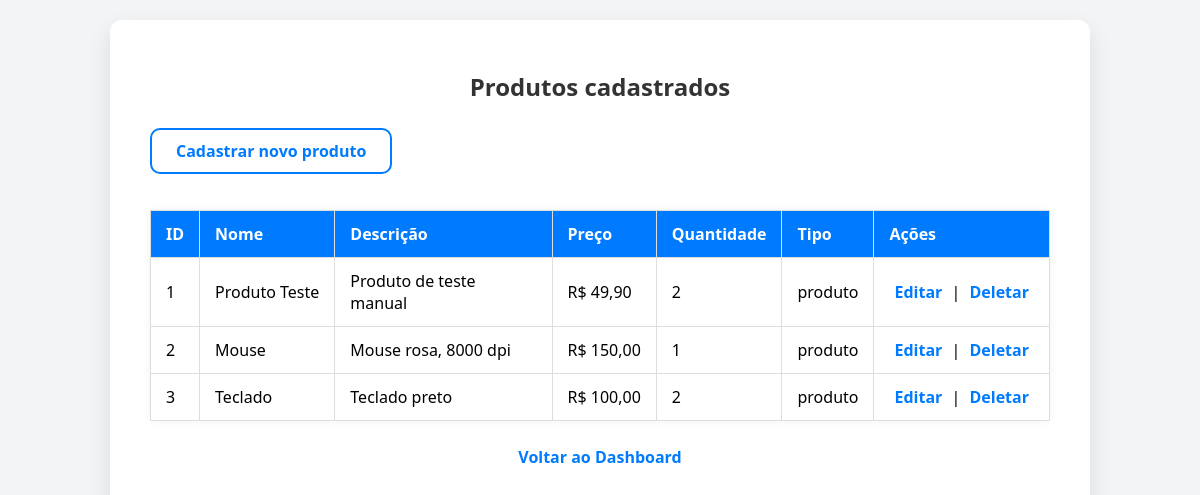
Page /public/vendedor/lista_produtos.php (signed in) on the committed database.
### tables this page shows
CREATE TABLE produtos (
            id INTEGER PRIMARY KEY AUTOINCREMENT,
            id_usuario INTEGER NOT NULL,
            nome TEXT NOT NULL,
            descricao TEXT,
            preco REAL NOT NULL,
            quantidade INTEGER NOT NULL DEFAULT 0,
            reservado INTEGER NOT NULL DEFAULT 0,
            data_reserva INTEGER DEFAULT NULL,
            tipo TEXT NOT NULL,
            FOREIGN KEY (id_usuario) REFERENCES usuarios(id)
        );

### src/Models/Produto.php (called while the page is built, shortened)
<?php
class Produto {
    private static $pdo;
    private static function conectar() {
        if (!self::$pdo) {
            try {
                self::$pdo = new PDO('sqlite:' . __DIR__ . '/../../db.sqlite');
                self::$pdo->setAttribute(PDO::ATTR_ERRMODE, PDO::ERRMODE_EXCEPTION);
            } catch (PDOException $e) {
                die("Erro ao conectar com o banco: " . $e->getMessage());
            }
        }
        return self::$pdo;
    }
    public static function listarPorUsuario($id_usuario) {
        $pdo = self::conectar();
        $stmt = $pdo->prepare("SELECT * FROM produtos WHERE id_usuario = :id_usuario");
        $stmt->bindValue(':id_usuario', $id_usuario, PDO::PARAM_INT);
        $stmt->execute();
        return $stmt->fetchAll(PDO::FETCH_ASSOC);
    }
}

### public/vendedor/lista_produtos.php (the view, shortened to what this page needs)
<?php
$id_usuario = $_SESSION['id_usuario'];
$produtos = Produto::listarPorUsuario($id_usuario);
?>
<!DOCTYPE html>
<html lang="pt-BR">
<head>
</head>
<body>
    <div class="container">
        <h2>Produtos cadastrados</h2>
        <p><a href="cadastro_produto.php" class="btn-cadastrar">Cadastrar novo produto</a></p>
        <?php if (!$produtos): ?>
            <p>Você não tem produtos cadastrados.</p>
        <?php else: ?>
            <table>
                <thead>
                    <tr>
                        <th>ID</th>
                        <th>Nome</th>
                        <th>Descrição</th>
                        <th>Preço</th>
                        <th>Quantidade</th>
                        <th>Tipo</th>
                        <th>Ações</th>
                    </tr>
                </thead>
                <tbody>
                    <?php foreach ($produtos as $p): ?>
                        <tr>
                            <td><?= htmlspecialchars($p['id']) ?></td>
                            <td><?= htmlspecialchars($p['nome']) ?></td>
                            <td><?= htmlspecialchars($p['descricao']) ?></td>
                            <td>R$ <?= number_format($p['preco'], 2, ',', '.') ?></td>
                            <td><?= htmlspecialchars($p['quantidade']) ?></td>
                            <td><?= htmlspecialchars($p['tipo']) ?></td>
                            <td>
                                <a href="editar_produto.php?id=<?= $p['id'] ?>">Editar</a> |
                                <a href="deletar_produto.php?id=<?= $p['id'] ?>" onclick="return confirm('Tem certeza que deseja deletar este produto?')">Deletar</a>
                            </td>
                        </tr>
                    <?php endforeach; ?>
                </tbody>
            </table>
        <?php endif; ?>
        <p class="voltar"><a href="dashboard_vendedor.php">Voltar ao Dashboard</a></p>
    </div>
</body>
</html>

### public/vendedor/lista_produtos.php (style rules this page uses)
body { font-family: 'Segoe UI', Tahoma, Geneva, Verdana, sans-serif; background: #f3f4f6; margin: 0; min-height: 100vh; display: flex; justify-content: center; padding: 20px; }
.container { background: white; max-width: 900px; width: 100%; padding: 30px 40px; border-radius: 12px; box-shadow: 0 10px 25px rgba(0,0,0,0.1); }
h2 { color: #333; font-weight: 700; margin-bottom: 25px; text-align: center; }
a, a:visited { color: #007BFF; text-decoration: none; font-weight: 600; }
.btn-cadastrar { display: inline-block; margin-bottom: 20px; padding: 10px 24px; background-color: white; color: #007BFF; border: 2px solid #007BFF; border-radius: 10px; font-weight: 700; font-size: 16px; text-align: center; transition: background-color 0.3s ease, color 0.3s ease; user-select: none; cursor: pointer; text-decoration: none; }
table { width: 100%; border-collapse: collapse; box-shadow: 0 0 10px rgba(0,0,0,0.05); }
th, td { padding: 12px 15px; border: 1px solid #ddd; text-align: left; }
th { background-color: #007BFF; color: white; font-weight: 700; }
td a { margin: 0 5px; color: #007BFF; font-weight: 600; }
p.voltar { margin-top: 25px; text-align: center; }

### rows in the picture
produtos: id "1", nome "Produto Teste", descricao "Produto de teste manual", preco "49,90", quantidade "2", tipo "produto"
produtos: id "2", nome "Mouse", descricao "Mouse rosa, 8000 dpi", preco "150,00", quantidade "1", tipo "produto"
produtos: id "3", nome "Teclado", descricao "Teclado preto", preco "100,00", quantidade "2", tipo "produto"
